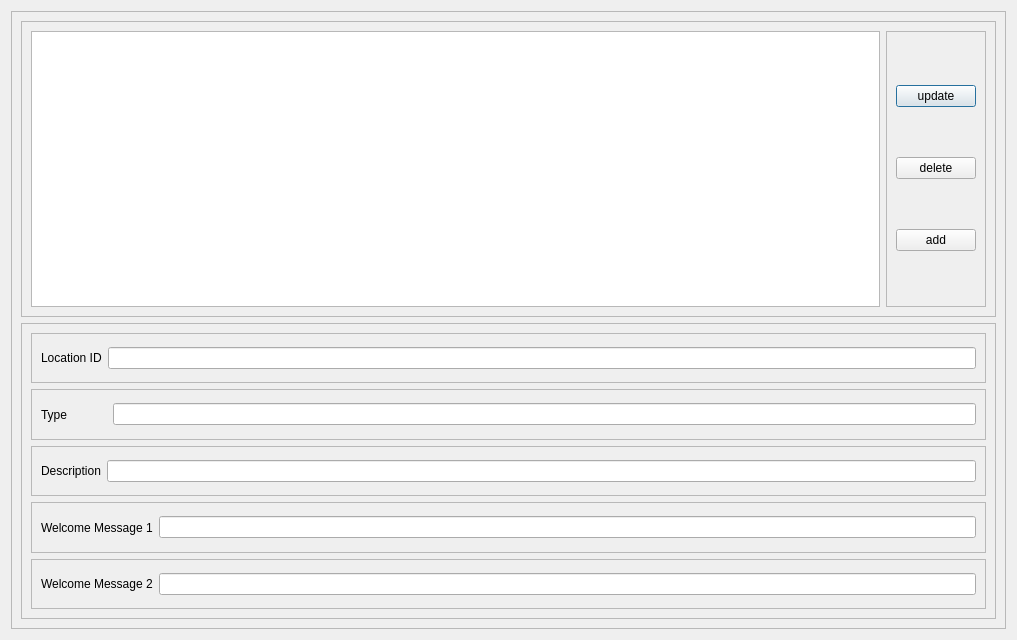
<?xml version="1.0" encoding="UTF-8"?>
<ui version="4.0">
 <class>NewLocationWindow</class>
 <widget class="QDialog" name="NewLocationWindow">
  <property name="geometry">
   <rect>
    <x>0</x>
    <y>0</y>
    <width>1017</width>
    <height>640</height>
   </rect>
  </property>
  <property name="windowTitle">
   <string>Dialog</string>
  </property>
  <layout class="QVBoxLayout" name="verticalLayout_2">
   <item>
    <widget class="QFrame" name="frame">
     <property name="frameShape">
      <enum>QFrame::StyledPanel</enum>
     </property>
     <property name="frameShadow">
      <enum>QFrame::Raised</enum>
     </property>
     <layout class="QVBoxLayout" name="verticalLayout_3">
      <item>
       <widget class="QFrame" name="frame_6">
        <property name="frameShape">
         <enum>QFrame::StyledPanel</enum>
        </property>
        <property name="frameShadow">
         <enum>QFrame::Raised</enum>
        </property>
        <layout class="QHBoxLayout" name="horizontalLayout_4">
         <item>
          <widget class="QTableWidget" name="tableWidget"/>
         </item>
         <item>
          <widget class="QFrame" name="frame_5">
           <property name="frameShape">
            <enum>QFrame::StyledPanel</enum>
           </property>
           <property name="frameShadow">
            <enum>QFrame::Raised</enum>
           </property>
           <layout class="QVBoxLayout" name="verticalLayout">
            <item>
             <widget class="QPushButton" name="update">
              <property name="text">
               <string>update</string>
              </property>
             </widget>
            </item>
            <item>
             <widget class="QPushButton" name="delete_2">
              <property name="text">
               <string>delete</string>
              </property>
             </widget>
            </item>
            <item>
             <widget class="QPushButton" name="add">
              <property name="text">
               <string>add</string>
              </property>
             </widget>
            </item>
           </layout>
          </widget>
         </item>
        </layout>
       </widget>
      </item>
      <item>
       <widget class="QScrollArea" name="scrollArea">
        <property name="widgetResizable">
         <bool>true</bool>
        </property>
        <widget class="QWidget" name="scrollAreaWidgetContents">
         <property name="geometry">
          <rect>
           <x>0</x>
           <y>0</y>
           <width>952</width>
           <height>310</height>
          </rect>
         </property>
         <layout class="QVBoxLayout" name="verticalLayout_4">
          <item>
           <widget class="QFrame" name="frame_2">
            <property name="frameShape">
             <enum>QFrame::StyledPanel</enum>
            </property>
            <property name="frameShadow">
             <enum>QFrame::Raised</enum>
            </property>
            <layout class="QHBoxLayout" name="horizontalLayout">
             <item>
              <widget class="QLabel" name="label">
               <property name="text">
                <string>Location ID</string>
               </property>
              </widget>
             </item>
             <item>
              <widget class="QLineEdit" name="lineEdit_userName"/>
             </item>
            </layout>
           </widget>
          </item>
          <item>
           <widget class="QFrame" name="frame_3">
            <property name="frameShape">
             <enum>QFrame::StyledPanel</enum>
            </property>
            <property name="frameShadow">
             <enum>QFrame::Raised</enum>
            </property>
            <layout class="QHBoxLayout" name="horizontalLayout_2">
             <item>
              <widget class="QLabel" name="label_2">
               <property name="text">
                <string>Type            </string>
               </property>
              </widget>
             </item>
             <item>
              <widget class="QLineEdit" name="lineEdit_Type"/>
             </item>
            </layout>
           </widget>
          </item>
          <item>
           <widget class="QFrame" name="frame_4">
            <property name="frameShape">
             <enum>QFrame::StyledPanel</enum>
            </property>
            <property name="frameShadow">
             <enum>QFrame::Raised</enum>
            </property>
            <layout class="QHBoxLayout" name="horizontalLayout_3">
             <item>
              <widget class="QLabel" name="label_3">
               <property name="text">
                <string>Description</string>
               </property>
              </widget>
             </item>
             <item>
              <widget class="QLineEdit" name="lineEdit_Description"/>
             </item>
            </layout>
           </widget>
          </item>
          <item>
           <widget class="QFrame" name="frame_7">
            <property name="frameShape">
             <enum>QFrame::StyledPanel</enum>
            </property>
            <property name="frameShadow">
             <enum>QFrame::Raised</enum>
            </property>
            <layout class="QHBoxLayout" name="horizontalLayout_5">
             <item>
              <widget class="QLabel" name="label_4">
               <property name="text">
                <string>Welcome Message 1</string>
               </property>
              </widget>
             </item>
             <item>
              <widget class="QLineEdit" name="lineEdit_Welcome_1"/>
             </item>
            </layout>
           </widget>
          </item>
          <item>
           <widget class="QFrame" name="frame_8">
            <property name="frameShape">
             <enum>QFrame::StyledPanel</enum>
            </property>
            <property name="frameShadow">
             <enum>QFrame::Raised</enum>
            </property>
            <layout class="QHBoxLayout" name="horizontalLayout_6">
             <item>
              <widget class="QLabel" name="label_5">
               <property name="text">
                <string>Welcome Message 2</string>
               </property>
              </widget>
             </item>
             <item>
              <widget class="QLineEdit" name="lineEdit_Welcome_2"/>
             </item>
            </layout>
           </widget>
          </item>
         </layout>
        </widget>
       </widget>
      </item>
     </layout>
    </widget>
   </item>
  </layout>
 </widget>
 <resources/>
 <connections/>
</ui>
